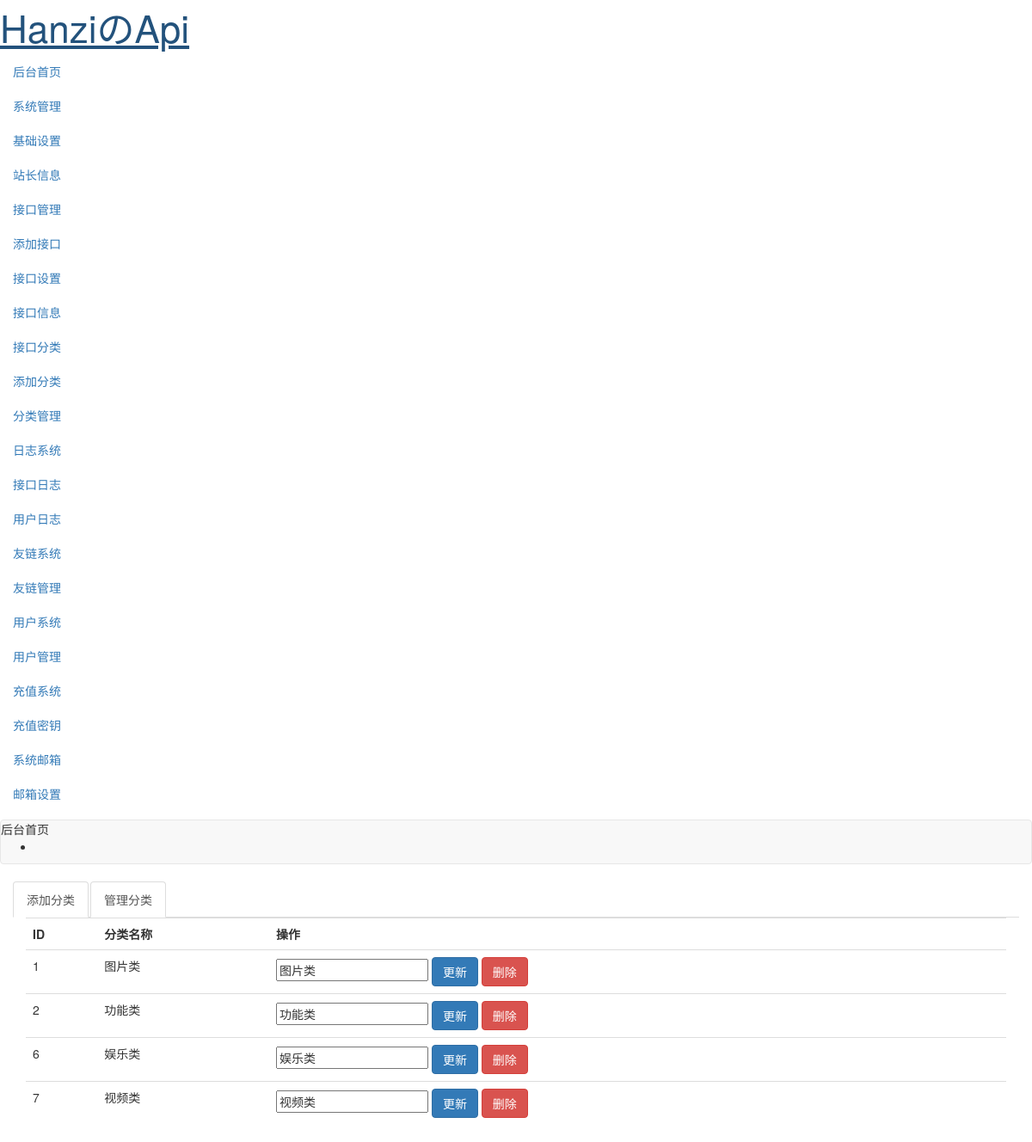
The page /hanzi/change-classify.php (signed in) on the database its author committed.
### tables this page shows
CREATE TABLE `site_info` (
  `id` int(11) NOT NULL AUTO_INCREMENT,
  `site_name` varchar(100) NOT NULL DEFAULT 'HanziのApi' COMMENT '站点名称',
  `site_description` varchar(520) DEFAULT 'HanziのApi是一个提供优质免费Api的站点，站点接口持续更新，网站秉承着质量优先的观点，运营期间收到诸多好评。' COMMENT '站点描述',
  `site_keywords` varchar(520) DEFAULT 'API,HanziのApi,免费api，二次元壁纸,娱乐api,功能api,机器人api,免费接口。' COMMENT '网站关键词',
  `footer_content` varchar(52) DEFAULT 'HanziのApi @zhousihan 2024 All rights reserved' COMMENT '底部版权',
  `site_icon` text COMMENT '站点图标',
  `site_url` varchar(255) NOT NULL DEFAULT 'http://api.lovestory.wiki/' COMMENT '站点链接',
  `site_icp` varchar(52) NOT NULL DEFAULT '-1' COMMENT 'ICP备案号',
  `site_security` varchar(52) NOT NULL DEFAULT '-1' COMMENT '公安备案号',
  `site_moe` varchar(52) NOT NULL DEFAULT '-1' COMMENT '萌/其他备案号',
  `site_announcement` varchar(52) NOT NULL DEFAULT '-1' COMMENT '站点公告',
  `site_time` varchar(52) NOT NULL DEFAULT '21600' COMMENT '网站关键词',
  `site_frequency` varchar(52) NOT NULL DEFAULT '5' COMMENT '接口访问限制次数',
  `site_second` varchar(52) DEFAULT '1' COMMENT '接口访问限制时间',
  `website_time` varchar(52) NOT NULL DEFAULT '2024-05-20-00:00:00' COMMENT '网站建立时间',
  `site_sakura` varchar(1) DEFAULT '1' COMMENT '樱花动态效果',
  PRIMARY KEY (`id`)
);

CREATE TABLE `api_classify` (
  `id` int(11) NOT NULL AUTO_INCREMENT,
  `name` varchar(52) NOT NULL,
  PRIMARY KEY (`id`)
);

### hanzi/change-classify.php (the view, shortened to what this page needs)
<?php
include 'api/header.php';
$messages = [
    'success' => [],
    'error' => []
];
$apiClassify = $pdo->query('SELECT * FROM api_classify')->fetchAll(PDO::FETCH_ASSOC);
?> <body>
	<main class="lyear-layout-content">
		<div class="container-fluid">
			<div class="row">
				<div class="col-lg-12">
					<div class="card">
						<ul class="nav nav-tabs page-tabs">
							<li class="active"> <a href="add-classify.php">添加分类</a> </li>
							<li class="active"> <a href="change-classify.php">管理分类</a> </li>
						</ul>
						<div class="container"> <?php if (!empty($messages['error'])): ?> <div
								class="alert alert-danger"> <?php foreach ($messages['error'] as $message): ?> <p><?php echo $message; ?></p> <?php endforeach; ?> </div> <?php endif; ?> <div class="layui-panel">
								<table class="table">
									<tr>
										<th>ID</th>
										<th>分类名称</th>
										<th>操作</th>
									</tr> <?php foreach ($apiClassify as $classify): ?> <tr>
										<td><?php echo htmlspecialchars($classify['id']); ?></td>
										<td><?php echo htmlspecialchars($classify['name']); ?></td>
										<td>
											<form action="<?php echo htmlspecialchars($_SERVER['PHP_SELF']); ?>" method="post" style="display: inline;">
												<input class="layui-input" type="text" name="update_name" value="<?php echo htmlspecialchars($classify['name']); ?>" required>
												<button type="submit" name="submit_update" class="btn btn-primary">更新</button>
											</form>
											<form action="<?php echo htmlspecialchars($_SERVER['PHP_SELF']); ?>" method="post" style="display: inline;">
												<button type="submit" name="submit_delete" class="btn btn-danger" onclick="return confirm('您确定要删除这个分类吗？')">删除</button>
											</form>
										</td>
									</tr> <?php endforeach; ?>
								</table>
							</div>
						</div>
					</div>
				</div>
			</div>
		</div>
	</main> <?php include 'api/footer.php'; ?>

### hanzi/api/header.php (shortened to what this page needs)
<?php require_once "../core/config.php";
$websiteid = 1;
try {
    $stmt = $pdo->prepare(
        "SELECT `id`, `site_name`, `site_description`, `site_keywords`, `site_icon`, `site_url` FROM `site_info` WHERE `id` = ?"
    );
    $stmt->execute([$websiteid]);
    $website = $stmt->fetch(PDO::FETCH_ASSOC);
} catch (PDOException $e) {
    die("获取网站信息失败: " . $e->getMessage());
}
?>
<!DOCTYPE html>
<html lang="zh">
<head>
	<link href="//unpkg.com/layui@2.9.20/dist/css/layui.css" rel="stylesheet">
	<link href="https://api.lovestory.wiki/hanzi/assets/css/bootstrap.min.css" rel="stylesheet">
	<link href="https://api.lovestory.wiki/hanzi/assets/css/materialdesignicons.min.css" rel="stylesheet">
	<link href="https://api.lovestory.wiki/hanzi/assets/css/style.min.css" rel="stylesheet">
</head>
<body>
	<div class="lyear-layout-web">
		<div class="lyear-layout-container">
			<aside class="lyear-layout-sidebar">
				<div id="logo" class="sidebar-header">
					<a style="font-size: 44px" href="index.php"><?php echo nl2br($website['site_name']); ?></a>
				</div>
				<div class="lyear-layout-sidebar-scroll">
					<nav class="sidebar-main">
						<ul class="nav nav-drawer">
							<li class="nav-item active">  <a href="index.php"><i class="mdi mdi-home" style="color: #16baaa"></i>后台首页</a> </li>
							<li class="nav-item nav-item-has-subnav">
								<a href="javascript:void(0)"><i class="mdi mdi-alarm-light" style="color: #ffb800 "></i>系统管理</a>
								<ul class="nav nav-subnav">
									<li><a href="web-site.php">基础设置</a></li>
									<li><a href="website-user.php">站长信息</a></li>
								</ul>
							</li>
							<li class="nav-item nav-item-has-subnav">
								<a href="javascript:void(0)"><i class="mdi mdi-currency-rub" style="color: #1e9fff"></i>接口管理</a>
								<ul class="nav nav-subnav">
									<li><a href="add-api.php">添加接口</a></li>
									<li><a href="change-api.php">接口设置</a></li>
									<li><a href="api-message.php">接口信息</a></li>
								</ul>
							</li>
							<li class="nav-item nav-item-has-subnav">
								<a href="javascript:void(0)"><i class="mdi mdi-server-network" style="color: #a233c6"></i>接口分类</a>
								<ul class="nav nav-subnav">
									<li><a href="add-classify.php">添加分类</a></li>
									<li><a href="change-classify.php">分类管理</a></li>
								</ul>
							</li>
							<li class="nav-item nav-item-has-subnav">
								<a href="javascript:void(0)"><i class="mdi mdi-lightbulb-outline" style="color: #ffb800"></i>日志系统</a>
								<ul class="nav nav-subnav">
									<li><a href="api-log.php">接口日志</a></li>
									<li><a href="user-log.php">用户日志</a></li>
								</ul>
							</li>
							<li class="nav-item nav-item-has-subnav">
								<a href="javascript:void(0)"><i class="mdi mdi-blur-off" style="color: #31bdec"></i>友链系统</a>
								<ul class="nav nav-subnav">
									<li><a href="friend-link.php">友链管理</a></li>
								</ul>
							</li>
							<li class="nav-item nav-item-has-subnav">
								<a href="javascript:void(0)"><i class="mdi mdi-account" style="color: #ff5722"></i>用户系统</a>
								<ul class="nav nav-subnav">
									<li><a href="user.php">用户管理</a></li>
								</ul>
							</li>
							<li class="nav-item nav-item-has-subnav">
								<a href="javascript:void(0)"><i class="mdi mdi-key-plus" style="color: #a233c6"></i>充值系统</a>
								<ul class="nav nav-subnav">
									<li><a href="add-key.php">充值密钥</a></li>
								</ul>
							</li>
							<li class="nav-item nav-item-has-subnav">
								<a href="javascript:void(0)"><i class="mdi mdi-server" style="color: #31bdec"></i>系统邮箱</a>
								<ul class="nav nav-subnav">
									<li><a href="mail-set.php">邮箱设置</a></li>
								</ul>
							</li>
						</ul>
					</nav>
				</div>
			</aside>
			<header class="lyear-layout-header">
				<nav class="navbar navbar-default">
					<div class="topbar">
						<div class="topbar-left">
							<span class="navbar-page-title"> 后台首页 </span>
						</div>
						<ul class="topbar-right">
							<li class="dropdown dropdown-skin">
							</li>
						</ul>
					</div>
				</nav>
			</header>
		</div>
	</div>

### hanzi/api/footer.php (shortened to what this page needs)
</body>
</html>

### rows shown on the page
site_info: site_name "HanziのApi"
api_classify: id "1", name "图片类", update_name "图片类"
api_classify: id "2", name "功能类", update_name "功能类"
api_classify: id "6", name "娱乐类", update_name "娱乐类"
api_classify: id "7", name "视频类", update_name "视频类"
